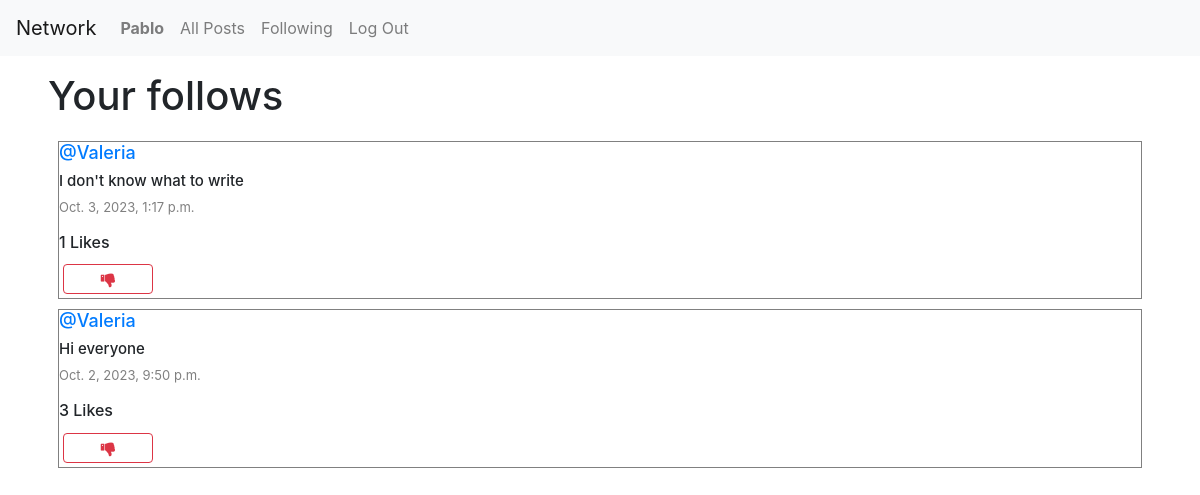
Page /follows (signed in) on the committed database.
### network/models.py (models this page shows, shortened)
class User(AbstractUser):
    pass

class Post(models.Model):
    contenido = models.CharField(max_length=140)
    usuario = models.ForeignKey(User, on_delete=models.CASCADE, related_name="autor")
    date = models.DateTimeField(auto_now_add=True)
    likes = models.IntegerField(default=0)

### network/views.py (the view)
# urls.py: path("follows", views.follows, name="follows"),
def follows(request):
    currentUser = User.objects.get(pk=request.user.id)
    following = Following.objects.filter(user=currentUser)
    allPosts = Post.objects.all().order_by("id").reverse()
    post_of_followed = []
    for post in allPosts:
        for person in following:
            if person.followed == post.usuario:
                post_of_followed.append(post)
    paginator = Paginator(post_of_followed, 10)
    getPageNumber = request.GET.get('page')
    posts_on_page = paginator.get_page(getPageNumber)
    likes = Like.objects.all()
    yourLike = []
    try:
        for like in likes:
            if like.user.id == request.user.id:
                yourLike.append(like.post.id)
    except:
        yourLike = []
    return render(request, "network/follows.html", {
        "posts_on_page": posts_on_page,
        "yourLike": yourLike
    })

### network/templates/network/follows.html (shortened to what this page needs)
{% extends "network/layout.html" %}
{% block body %}
<h1 class="my-3 mx-5">Your follows</h1>
    <div class="posts my-3 mx-5">
        {% for post in posts_on_page %}
            <div class="row info-post">
                <h6 class="username"><a href="{% url 'profile_page' user_id=post.usuario.id %}">@{{ post.usuario }}</a></h6>
                <h6 class="content">{{ post.contenido }}</h6>
                <p class="date">{{ post.date }}</p>
                <span id="like-count-{{ post.id }}"><strong><h6>{{ post.likes }} Likes</h6></strong></span>
                {% if user.is_authenticated %}
                    {% if post.id in yourLike %}
                    <button class="btn btn-outline-danger fa fa-thumbs-up col-1 my-1 mx-1" onclick="likeFunction({{ post.id }}, {{ yourLike }})" id="{{ post.id }}"></button>
                    {% else %}
                    <button class="btn btn-outline-danger fa fa-thumbs-down col-1 my-1 mx-1" onclick="likeFunction({{ post.id }}, {{ yourLike }})" id="{{ post.id }}"></button>
                    {% endif %}
                {% endif %}
            </div>
        {% endfor %}
    </div>
{% endblock %}

### network/templates/network/layout.html (shortened to what this page needs)
{% load static %}
<!DOCTYPE html>
<html lang="en">
    <head>
        <link rel="stylesheet" href="https://stackpath.bootstrapcdn.com/bootstrap/4.4.1/css/bootstrap.min.css">
        <link href="{% static 'network/styles.css' %}" rel="stylesheet">
        <link rel="stylesheet" href="https://cdnjs.cloudflare.com/ajax/libs/font-awesome/4.7.0/css/font-awesome.min.css">
    </head>
    <body>
        <nav class="navbar navbar-expand-lg navbar-light bg-light">
            <a class="navbar-brand" href="{% url 'index' %}">Network</a>
            <div>
              <ul class="navbar-nav mr-auto">
                {% if user.is_authenticated %}
                    <li class="nav-item">
                        <a class="nav-link" href="{% url 'profile_page' user_id=user.id %}"><strong>{{ user.username }}</strong></a>
                    </li>
                {% endif %}
                <li class="nav-item">
                  <a class="nav-link" href="{% url 'index' %}">All Posts</a>
                </li>
                {% if user.is_authenticated %}
                    <li class="nav-item">
                        <a class="nav-link" href="{% url 'follows' %}">Following</a>
                    </li>
                    <li class="nav-item">
                        <a class="nav-link" href="{% url 'logout' %}">Log Out</a>
                    </li>
                {% endif %}
              </ul>
            </div>
          </nav>
        <div class="body">
            {% block body %}
            {% endblock %}
        </div>
    </body>
</html>

### network/static/network/styles.css (style rules this page uses)
.posts { display: flex; justify-content: flex-start; flex-direction: column; margin: 20px; }
.info-post { border: 0.1px solid grey; display: flex; justify-content: center; flex-direction: column; box-sizing: border-box; margin: 5px 10px; }
.content { font-size: 15px; }
.username { font-size: 18px; }
.date { color: gray; font-size: 13px; }

### rows in the picture
User: username "Pablo"
Post: usuario "Valeria", contenido "I don't know what to write", date "Oct. 3, 2023, 1:17 p.m.", likes "1"
Post: usuario "Valeria", contenido "Hi everyone", date "Oct. 2, 2023, 9:50 p.m.", likes "3"
